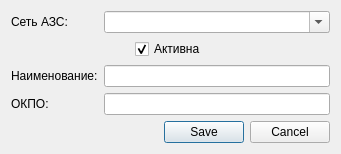
<?xml version="1.0" encoding="UTF-8"?>
<ui version="4.0">
 <class>EditFirmsDialog</class>
 <widget class="QDialog" name="EditFirmsDialog">
  <property name="geometry">
   <rect>
    <x>0</x>
    <y>0</y>
    <width>341</width>
    <height>150</height>
   </rect>
  </property>
  <property name="windowTitle">
   <string>Dialog</string>
  </property>
  <layout class="QGridLayout" name="gridLayout_2" rowstretch="0,0,0">
   <item row="0" column="0">
    <layout class="QGridLayout" name="gridLayout">
     <item row="0" column="0">
      <widget class="QLabel" name="label">
       <property name="text">
        <string>Сеть АЗС:</string>
       </property>
      </widget>
     </item>
     <item row="0" column="1">
      <widget class="QComboBox" name="comboBoxNetworkAZS">
       <property name="editable">
        <bool>true</bool>
       </property>
      </widget>
     </item>
     <item row="2" column="0">
      <widget class="QLabel" name="label_2">
       <property name="text">
        <string>Наименование:</string>
       </property>
      </widget>
     </item>
     <item row="2" column="1">
      <widget class="QLineEdit" name="lineEditName">
       <property name="clearButtonEnabled">
        <bool>true</bool>
       </property>
      </widget>
     </item>
     <item row="3" column="0">
      <widget class="QLabel" name="label_3">
       <property name="text">
        <string>ОКПО:</string>
       </property>
      </widget>
     </item>
     <item row="3" column="1">
      <widget class="QLineEdit" name="lineEditOKPO">
       <property name="maxLength">
        <number>10</number>
       </property>
       <property name="clearButtonEnabled">
        <bool>true</bool>
       </property>
      </widget>
     </item>
     <item row="1" column="0" colspan="2" alignment="Qt::AlignHCenter">
      <widget class="QCheckBox" name="checkBoxIsActive">
       <property name="text">
        <string>Активна</string>
       </property>
       <property name="checkable">
        <bool>true</bool>
       </property>
       <property name="checked">
        <bool>true</bool>
       </property>
       <property name="tristate">
        <bool>false</bool>
       </property>
      </widget>
     </item>
    </layout>
   </item>
   <item row="2" column="0">
    <widget class="QDialogButtonBox" name="buttonBox">
     <property name="standardButtons">
      <set>QDialogButtonBox::Cancel|QDialogButtonBox::Save</set>
     </property>
    </widget>
   </item>
   <item row="1" column="0">
    <spacer name="verticalSpacer">
     <property name="orientation">
      <enum>Qt::Vertical</enum>
     </property>
     <property name="sizeHint" stdset="0">
      <size>
       <width>20</width>
       <height>40</height>
      </size>
     </property>
    </spacer>
   </item>
  </layout>
 </widget>
 <resources/>
 <connections/>
</ui>
